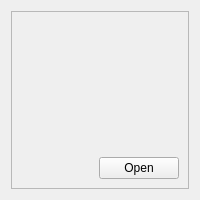
<?xml version="1.0" encoding="UTF-8"?>
<ui version="4.0">
 <class>ContentWidget</class>
 <widget class="QWidget" name="ContentWidget">
  <property name="geometry">
   <rect>
    <x>0</x>
    <y>0</y>
    <width>200</width>
    <height>200</height>
   </rect>
  </property>
  <property name="sizePolicy">
   <sizepolicy hsizetype="Expanding" vsizetype="Expanding">
    <horstretch>0</horstretch>
    <verstretch>0</verstretch>
   </sizepolicy>
  </property>
  <property name="minimumSize">
   <size>
    <width>200</width>
    <height>200</height>
   </size>
  </property>
  <property name="windowTitle">
   <string>Informations</string>
  </property>
  <layout class="QVBoxLayout" name="verticalLayout">
   <item>
    <widget class="QScrollArea" name="scrollArea">
     <property name="widgetResizable">
      <bool>true</bool>
     </property>
     <widget class="QWidget" name="scrollAreaWidgetContents">
      <property name="geometry">
       <rect>
        <x>0</x>
        <y>0</y>
        <width>186</width>
        <height>186</height>
       </rect>
      </property>
      <property name="sizePolicy">
       <sizepolicy hsizetype="Expanding" vsizetype="Expanding">
        <horstretch>0</horstretch>
        <verstretch>0</verstretch>
       </sizepolicy>
      </property>
      <layout class="QVBoxLayout" name="verticalLayout_2">
       <item>
        <widget class="QLabel" name="iconLabel">
         <property name="sizePolicy">
          <sizepolicy hsizetype="Minimum" vsizetype="Minimum">
           <horstretch>0</horstretch>
           <verstretch>0</verstretch>
          </sizepolicy>
         </property>
         <property name="minimumSize">
          <size>
           <width>0</width>
           <height>60</height>
          </size>
         </property>
         <property name="text">
          <string/>
         </property>
        </widget>
       </item>
       <item>
        <widget class="QLabel" name="typeLabel">
         <property name="sizePolicy">
          <sizepolicy hsizetype="MinimumExpanding" vsizetype="MinimumExpanding">
           <horstretch>0</horstretch>
           <verstretch>0</verstretch>
          </sizepolicy>
         </property>
         <property name="text">
          <string/>
         </property>
        </widget>
       </item>
       <item>
        <layout class="QHBoxLayout" name="horizontalLayout">
         <item>
          <spacer name="horizontalSpacer">
           <property name="orientation">
            <enum>Qt::Horizontal</enum>
           </property>
           <property name="sizeHint" stdset="0">
            <size>
             <width>40</width>
             <height>20</height>
            </size>
           </property>
          </spacer>
         </item>
         <item>
          <widget class="QPushButton" name="openButton">
           <property name="maximumSize">
            <size>
             <width>100</width>
             <height>16777215</height>
            </size>
           </property>
           <property name="text">
            <string>Open</string>
           </property>
          </widget>
         </item>
        </layout>
       </item>
      </layout>
     </widget>
    </widget>
   </item>
  </layout>
 </widget>
 <resources/>
 <connections/>
</ui>
